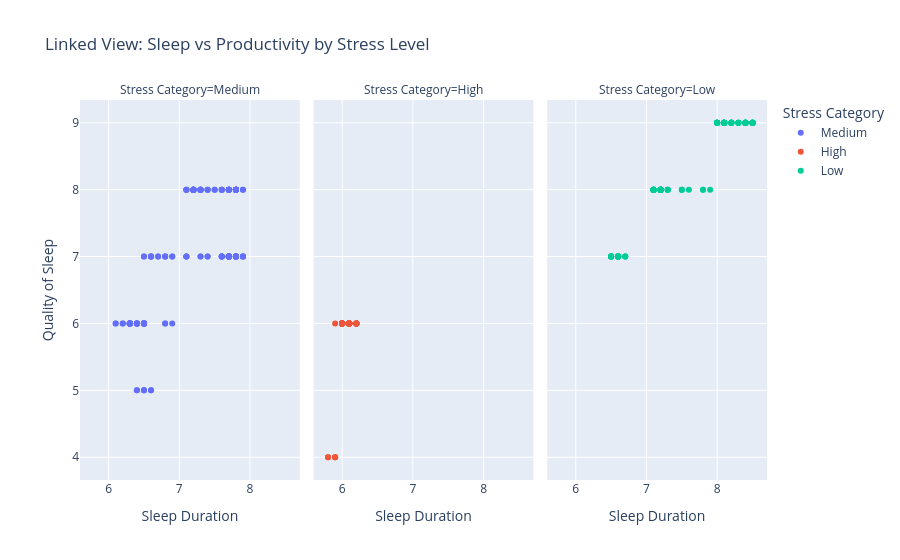

Source (notebook cell):
### Code cell
fig = px.scatter(
    df,
    x="Sleep Duration",
    y="Quality of Sleep",
    color="Stress Category",
    facet_col="Stress Category",
    title="Linked View: Sleep vs Productivity by Stress Level"
)
fig.write_html("figures/linked_view.html")
fig.show()

### Figure 1 — Plotly figure (JSON) as saved in the notebook; plotly's stock layout.template omitted (floating-point values rounded to 4 significant figures; data arrays with more than 128 entries replaced by an {"elided": "..."} marker saying what was removed)
{"data": [{"hovertemplate": "Stress Category=Medium<br>Sleep Duration=%{x}<br>Quality of Sleep=%{y}<extra></extra>", "legendgroup": "Medium", "marker": {"color": "#636efa", "symbol": "circle"}, "mode": "markers", "name": "Medium", "orientation": "v", "showlegend": true, "type": "scatter", "x": {"elided": "163 float values"}, "xaxis": "x", "y": {"elided": "163 int values"}, "yaxis": "y"}, {"hovertemplate": "Stress Category=High<br>Sleep Duration=%{x}<br>Quality of Sleep=%{y}<extra></extra>", "legendgroup": "High", "marker": {"color": "#EF553B", "symbol": "circle"}, "mode": "markers", "name": "High", "orientation": "v", "showlegend": true, "type": "scatter", "x": [6.2, 6.2, 5.9, 5.9, 5.9, 6.1, 6.1, 6.0, 6.0, 6.0, 6.0, 6.1, 6.1, 6.1, 6.0, 6.0, 6.0, 6.0, 6.0, 6.0, 6.0, 6.2, 6.2, 6.2, 6.2, 6.0, 6.1, 6.1, 6.1, 6.1, 6.0, 6.0, 6.0, 6.0, 6.0, 6.0, 5.8, 5.8, 5.9, 6.2, 6.0, 6.1, 6.1, 6.1, 6.1, 6.2, 6.2, 6.2, 6.1, 6.0, 6.1, 6.0, 6.0, 6.0, 6.0, 6.0, 6.0, 6.0, 6.1, 6.0, 6.1, 6.1, 6.0, 6.1, 6.0, 6.1, 6.1, 6.0, 6.1, 6.1], "xaxis": "x2", "y": [6, 6, 4, 4, 4, 6, 6, 6, 6, 6, 6, 6, 6, 6, 6, 6, 6, 6, 6, 6, 6, 6, 6, 6, 6, 6, 6, 6, 6, 6, 6, 6, 6, 6, 6, 6, 4, 4, 6, 6, 6, 6, 6, 6, 6, 6, 6, 6, 6, 6, 6, 6, 6, 6, 6, 6, 6, 6, 6, 6, 6, 6, 6, 6, 6, 6, 6, 6, 6, 6], "yaxis": "y2"}, {"hovertemplate": "Stress Category=Low<br>Sleep Duration=%{x}<br>Quality of Sleep=%{y}<extra></extra>", "legendgroup": "Low", "marker": {"color": "#00cc96", "symbol": "circle"}, "mode": "markers", "name": "Low", "orientation": "v", "showlegend": true, "type": "scatter", "x": {"elided": "141 float values"}, "xaxis": "x3", "y": {"elided": "141 int values"}, "yaxis": "y3"}], "layout": {"annotations": [{"font": {}, "showarrow": false, "text": "Stress Category=Medium", "x": 0.16, "xanchor": "center", "xref": "paper", "y": 1, "yanchor": "bottom", "yref": "paper"}, {"font": {}, "showarrow": false, "text": "Stress Category=High", "x": 0.5, "xanchor": "center", "xref": "paper", "y": 1, "yanchor": "bottom", "yref": "paper"}, {"font": {}, "showarrow": false, "text": "Stress Category=Low", "x": 0.84, "xanchor": "center", "xref": "paper", "y": 1, "yanchor": "bottom", "yref": "paper"}], "legend": {"title": {"text": "Stress Category"}, "tracegroupgap": 0}, "title": {"text": "Linked View: Sleep vs Productivity by Stress Level"}, "xaxis": {"anchor": "y", "domain": [0, 0.32], "title": {"text": "Sleep Duration"}}, "xaxis2": {"anchor": "y2", "domain": [0.34, 0.66], "matches": "x", "title": {"text": "Sleep Duration"}}, "xaxis3": {"anchor": "y3", "domain": [0.68, 1.0], "matches": "x", "title": {"text": "Sleep Duration"}}, "yaxis": {"anchor": "x", "domain": [0, 1], "title": {"text": "Quality of Sleep"}}, "yaxis2": {"anchor": "x2", "domain": [0, 1], "matches": "y", "showticklabels": false}, "yaxis3": {"anchor": "x3", "domain": [0, 1], "matches": "y", "showticklabels": false}}}
